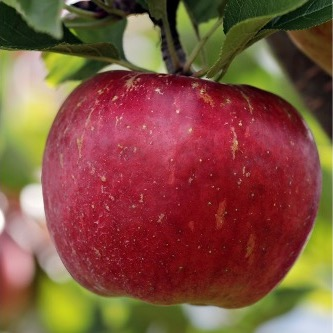
//> input picture 1/apple.jpg, 333 x 333 px
$ ./MultibandImageBlending_main   (built with g++ and OpenCV 4)
//> lines starting //> are read from the running program, lines starting //| are printed output that depends on the picture; after the words box and inside, x2 and y2 are one past the last pixel; in counts of white or black regions, pixels touching at a corner belong together
#include <iostream>
#include <opencv2/opencv.hpp>
#include <opencv2/highgui.hpp>
// #include <opencv2/imgproc.hpp>
#include <opencv2/imgproc/imgproc.hpp>
#include <vector>
using namespace cv;
std::vector<cv::Mat> GaussianPyramid(cv::Mat img, int depth=5)
{
    std::vector<cv::Mat> pyramid;
    cv::Mat src = img;


    for(int i = 0; i<depth; i++)
    {
        pyramid.push_back(src);
        cv::pyrDown(src,src);
    }
    return pyramid;

}

std::vector<cv::Mat> LaplacianPyramid(cv::Mat img, int depth=5)
{
    std::vector<cv::Mat> pyramid;
    cv::Mat src = img;


    for(int i = 0; i<depth-1; i++)
    {
        cv::Mat small, temp;
        cv::pyrDown(src,small);
        cv::pyrUp(small,temp, src.size());
        pyramid.push_back(src-temp);
        src = small;
    }
    pyramid.push_back(src);
    return pyramid;

}
cv::Size getSize(cv::Mat input)
{
    auto cols = input.cols;
    auto rows = input.rows;
    if(cols%2 != 0)
    {
        cols +=1;
    }
    if(rows%2 != 0)
    {
        rows +=1;
    }
    return Size(cols,rows);
}

void showPyramid( const std::vector<cv::Mat>& pyramid , int contrast=10, int brightness=0.5)
{
    for (auto i: pyramid)
    {
        cv::Mat bright_i = i*contrast + brightness;
        cv::imshow("Image",bright_i);
        cv::waitKey();
    }
}

cv::Mat reconstruct( const std::vector<cv::Mat>& pyramid ) //& similar to pointer
{
    cv::Mat ret = pyramid.back();
    for(int i = pyramid.size()-2 ; i>=0; i--)
    {
        // auto size = getSize(pyramid[i]);

        // auto size = Size(ret.cols *2,ret.rows*2);
        //cv::resize(ret,ret,size);
        cv::Mat temp;
        std::cout<<"ret size : "<<ret.cols<<", "<<ret.rows<<std::endl;
        std::cout<<"pyramid size : "<<pyramid[i].cols<<", "<<pyramid[i].rows<<std::endl;
        // std::cout<<"size : "<<size.width<<", "<<size.height<<std::endl;
        // fprintf(stderr,"size : %d, %d",ret.cols,ret.rows);
        // fprintf(stderr,"pyramid size : %d, %d",pyramid[i].cols,pyramid[i].rows);
        cv::pyrUp(ret,ret);
        std::cout<<"pyrUp"<<std::endl;
        std::cout<<"ret size : "<<ret.cols<<", "<<ret.rows<<std::endl;
        std::cout<<"pyramid size : "<<pyramid[i].size()<<std::endl;
        //temp = ret.clone();
        cv::resize(ret,ret,pyramid[i].size(),0,0,cv::INTER_LINEAR);
        // temp.release();
        std::cout<<"resize done"<<std::endl;
        //ret = ret;
        //cv::resize(pyramid[i],temp,size);
        ret += pyramid[i];
    }
    return ret;
}

std::vector<cv::Mat> blendImages(const std::vector<cv::Mat>& pyrImage1, const std::vector<cv::Mat>& pyrImage2, const std::vector<cv::Mat>& pyrMask) //blend two image pyramid and create result pyramid
{
    std::vector<cv::Mat> pyrResult;
    if( !(pyrImage1.size() == pyrImage2.size() && pyrImage2.size() == pyrMask.size()) )
    {
        std::cout<<"Sizes(depths) of three pyramids are not identical : "<<pyrImage1.size()<<", "<<pyrImage2.size()<<", "<<pyrMask.size()<<std::endl;
        exit(-1);
    }
    for(int i = 0; i< pyrImage1.size(); i++)
    {
        cv::Mat layerResult;
        cv::Mat blendedImage1;
        cv::Mat blendedImage2;

        cv::multiply(pyrMask[i],pyrImage1[i],blendedImage1);
        cv::multiply(Scalar(1,1,1)-pyrMask[i],pyrImage2[i],blendedImage2);

        layerResult = blendedImage1 + blendedImage2;
        pyrResult.push_back(layerResult);
    }
    return pyrResult;
}

int main()
{
	cv::Mat imageApple = cv::imread("./apple.jpg");
//> imageApple is the input picture: 333 rows x 333 cols, CV_8UC3; mean B, G, R 61.4, 79.9, 128.4
    cv::Mat imageOrange = cv::imread("./orange.jpg");
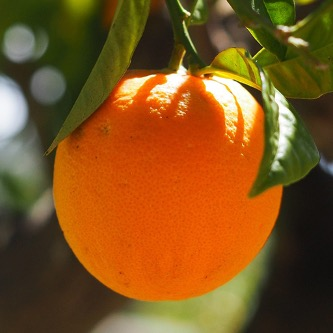
//> input picture 1/orange.jpg, 333 x 333 px
//> imageOrange is the input picture: 333 rows x 333 cols, CV_8UC3; mean B, G, R 30.9, 83, 127.7
    cv::Mat imageMask = cv::imread("./mask.png");
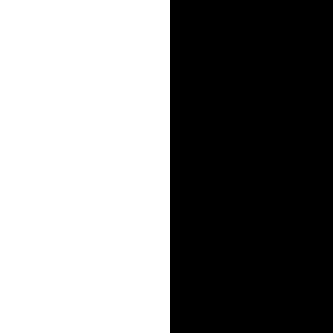
//> input picture 1/mask.png, 333 x 333 px
//> imageMask is the input picture: 333 rows x 333 cols, CV_8UC3; 51.1% white; 1 black region, box (x1, y1, x2, y2) and area: (170, 0, 333, 333) 54279
    imageApple.convertTo(imageApple,CV_32F,1/255.f);
//> imageApple: 333 rows x 333 cols, CV_32FC3
    imageOrange.convertTo(imageOrange,CV_32F,1/255.f);
//> imageOrange: 333 rows x 333 cols, CV_32FC3
    imageMask.convertTo(imageMask,CV_32F,1/255.f);
    int depth = 20;
    auto pyrApple = LaplacianPyramid(imageApple,depth);
//> the loop in LaplacianPyramid, `for(int i = 0; i<depth-1; i++)` made 19 passes
//> small on pass 9: [[0.255, 0.318, 0.512]]
//> in LaplacianPyramid, `pyramid.push_back(src);`:
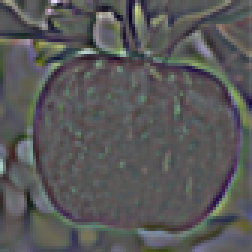
//> pyramid[2]: 84 rows x 84 cols, CV_32FC3 (shown 3 times larger); mean B, G, R 0.00019, 8.68e-05, 2.89e-05; drawn with min black and max white
    auto pyrOrange = LaplacianPyramid(imageOrange,depth);
//> the loop in LaplacianPyramid (call 2), `for(int i = 0; i<depth-1; i++)` made 19 passes
//> small on pass 9: [[0.126, 0.333, 0.508]]
    auto pyrMask = GaussianPyramid(imageMask,depth);
//> the loop in GaussianPyramid, `for(int i = 0; i<depth; i++)` made 20 passes
//> src on pass 9: [[0.63, 0.63, 0.63]]

    // showPyramid(pyrMask);
    // imshow("mask",reconstruct(pyrMask));
    // waitKey();

    auto pyrResult = blendImages(pyrApple,pyrOrange,pyrMask);
//> the loop in blendImages, `for(int i = 0; i< pyrImage1.size(); i++)` made 20 passes
//> layerResult on passes 11 to 19: [[0, 0, 0]], [[0, 0, 0]], [[0, 0, 0]], [[0, 0, 0]], [[0, 0, 0]], [[0, 0, 0]], [[0, 0, 0]], [[0, 0, 0]], [[0, 0, 0]]
//> (blendedImage2, layerResult) on pass 10: ([[0, 0, 0]], [[0, -3.76e-08, 0]])
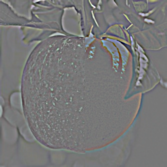
//> pyrResult[1]: 167 rows x 167 cols, CV_32FC3; mean B, G, R 8.41e-05, 8.49e-05, 6.85e-05; drawn with min black and max white
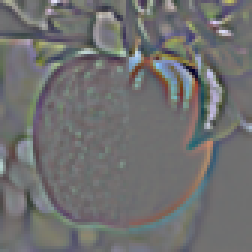
//> pyrResult[2]: 84 rows x 84 cols, CV_32FC3 (shown 3 times larger); mean B, G, R 0.000255, 0.000233, 0.000153; drawn with min black and max white
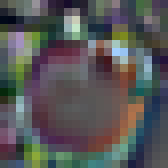
//> pyrResult[4]: 21 rows x 21 cols, CV_32FC3 (shown 8 times larger); mean B, G, R 0.000157, -0.000319, -0.00105; drawn with min black and max white
    auto imgResult = reconstruct(pyrResult);
//> in reconstruct, `cv::Mat ret = pyramid.back();`: ret = [[0.207, 0.323, 0.511]]
//> the loop in reconstruct, `for(int i = pyramid.size()-2 ; i>=0; i--)` made 19 passes
//| ret size : 1, 1
//| pyramid size : 1, 1
//| pyrUp
//| ret size : 2, 2
//> (the first 4 of 48 printed lines)
//> (output is shown up to pass 8 of 19)
//> after the loop in reconstruct, `for(int i = pyramid.size()-2 ; i>=0; i--)`:
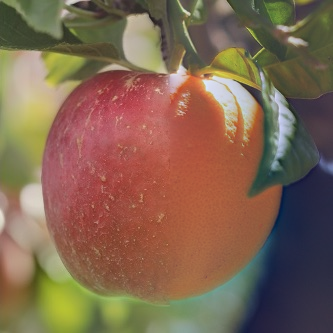
//> ret: 333 rows x 333 cols, CV_32FC3; mean B, G, R 0.206, 0.324, 0.478; drawn with min black and max white
    imshow("reconstructed",imgResult);
    waitKey();
    // [5 lines of commented-out code are left out]
}
